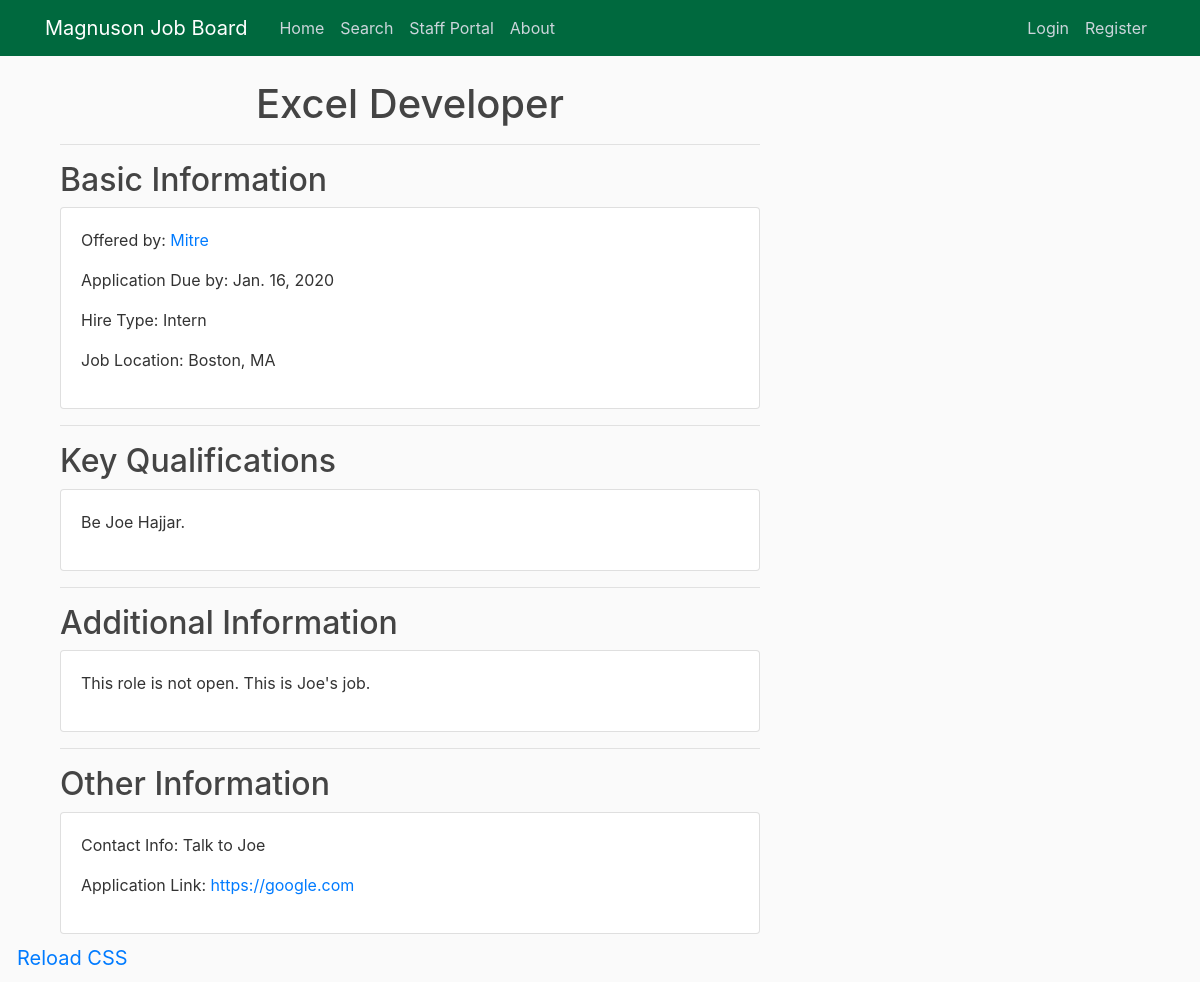
The page /job/3 on the database its author committed.
### staff/models.py (models this page shows, shortened)
class Job(models.Model):
    id = models.AutoField(primary_key=True)
    title = models.CharField(max_length=100)
    HIRE_TYPES = [
        ('F', 'Full Time'),
        ('P','Part Time'),
        ('I', 'Intern'),
    ]
    company = models.ForeignKey(Company, on_delete=models.CASCADE, related_name="company_title")
    date_due = models.DateField()
    hire_type = models.CharField(max_length=1, choices=HIRE_TYPES)
    key_qualifications = models.TextField()
    additional_comments = models.TextField()
    job_location = models.TextField()
    contact_info = models.TextField()
    application_link = models.TextField()

class Company(models.Model):
    id = models.AutoField(primary_key=True)
    title = models.CharField(max_length=100)
    description = models.TextField()
    def __str__(self):
        return self.title

### board/views.py (the view)
# urls.py: path('job/<int:id>', views.single_job, name='board-single-job'),
def single_job(request, id):
    job = Job.objects.filter(id=id)
    if job.exists():
        context = {
            'job' : job.first()
        }
        return render(request, 'board/single_job.html', context)
    else:
        messages.warning(request,'It looks like there was some error in your search. Either this job does not exist anymore, or there is some error in our database. Please try again.')
        return redirect('board-home')
    context = {
        'ID' : id
    }

### board/templates/board/single_job.html
{% extends "board/base.html" %}
{% block content %}
<div class='container'>
    <h1 align='center'>{{ job.title }}</h1>
    <hr>
    <h2>Basic Information</h2>
    <div class="card">
        <div class="card-body">
            <p>Offered by: <a href={% url 'board-single-company' id=job.company.id %}>{{job.company}}</a></p>
            <p>Application Due by: {{ job.date_due }}</p>
            <p>Hire Type: {% if job.hire_type == 'I' %} Intern
                          {% elif job.hire_type == 'F' %} Full-Time
                          {% else %} Part-Time
                          {% endif %} </p>
            <p>Job Location: {{ job.job_location }} </p>
        </div>
    </div>
    <hr>
    <h2>Key Qualifications</h2>
    <div class='card'>
        <div class='card-body'>
            <p>{{ job.key_qualifications }}</p>
        </div>
    </div>
    <hr>
    <h2>Additional Information</h2>
    <div class='card'>
        <div class='card-body'>
            <p>{{ job.additional_comments }}</p>
        </div>
    </div>
    <hr>
    <h2>Other Information</h2>
    <div class='card'>
        <div class='card-body'>
            <p>Contact Info: {{ job.contact_info }}</p>
            <p>Application Link: <a href={{ job.application_link}}> {{ job.application_link }} </a></p>
        </div>
    </div>
</div>
{% endblock content %}

### board/static/board/main.css (style rules this page uses)
body { background: #fafafa; color: #333333; margin-top: 5rem; }
h1, h2, h3, h4, h5, h6 { color: #444444; }

### rows shown on the page
Job: title "Excel Developer", company "Mitre", date_due "Jan. 16, 2020", job_location "Boston, MA", key_qualifications "Be Joe Hajjar.", additional_comments "This role is not open. This is Joe's job.", contact_info "Talk to Joe", application_link "https://google.com"
